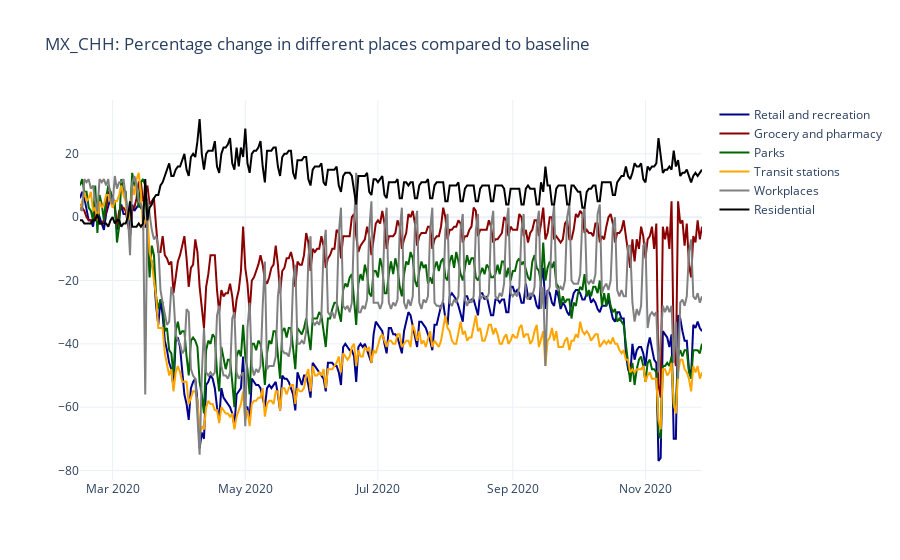

Source (notebook cell):
### Code cell
# Promedio de Chihuahua

EDO = 'MX_CHH'

fig = go.Figure()

fig.add_trace( go.Scatter( x = Mobility_MX[ Mobility_MX['key'] == EDO]['date'], 
                           y = Mobility_MX[ Mobility_MX['key'] == EDO]['mobility_retail_and_recreation'], 
                           name = 'Retail and recreation', 
                           line_color = 'darkblue' ) )

fig.add_trace( go.Scatter( x = Mobility_MX[ Mobility_MX['key'] == EDO]['date'], 
                           y = Mobility_MX[ Mobility_MX['key'] == EDO]['mobility_grocery_and_pharmacy'], 
                           name = 'Grocery and pharmacy', 
                           line_color = 'darkred' ) )

fig.add_trace( go.Scatter( x = Mobility_MX[ Mobility_MX['key'] == EDO]['date'], 
                           y = Mobility_MX[ Mobility_MX['key'] == EDO]['mobility_parks'], 
                           name = 'Parks', 
                           line_color = 'darkgreen' ) )

fig.add_trace( go.Scatter( x = Mobility_MX[ Mobility_MX['key'] == EDO]['date'], 
                           y = Mobility_MX[ Mobility_MX['key'] == EDO]['mobility_transit_stations'], 
                           name = 'Transit stations', 
                           line_color = 'orange' ) )

fig.add_trace( go.Scatter( x = Mobility_MX[ Mobility_MX['key'] == EDO]['date'], 
                           y = Mobility_MX[ Mobility_MX['key'] == EDO]['mobility_workplaces'], 
                           name = 'Workplaces', 
                           line_color = 'gray' ) )

fig.add_trace( go.Scatter( x = Mobility_MX[ Mobility_MX['key'] == EDO]['date'], 
                           y = Mobility_MX[ Mobility_MX['key'] == EDO]['mobility_residential'], 
                           name = 'Residential', 
                           line_color = 'black' ) )

fig.update_layout(template = 'plotly_white', # "plotly", "plotly_white", "ggplot2", "seaborn", "simple_white", "none"
                  title = EDO + ': Percentage change in different places compared to baseline')

fig.show()

### Figure 1 — Plotly figure (JSON) as saved in the notebook; plotly's stock layout.template omitted (floating-point values rounded to 4 significant figures; data arrays with more than 128 entries replaced by an {"elided": "..."} marker saying what was removed)
{"data": [{"line": {"color": "darkblue"}, "name": "Retail and recreation", "type": "scatter", "x": {"elided": "287 str values"}, "y": {"elided": "287 int values"}}, {"line": {"color": "darkred"}, "name": "Grocery and pharmacy", "type": "scatter", "x": {"elided": "287 str values"}, "y": {"elided": "287 int values"}}, {"line": {"color": "darkgreen"}, "name": "Parks", "type": "scatter", "x": {"elided": "287 str values"}, "y": {"elided": "287 int values"}}, {"line": {"color": "orange"}, "name": "Transit stations", "type": "scatter", "x": {"elided": "287 str values"}, "y": {"elided": "287 int values"}}, {"line": {"color": "gray"}, "name": "Workplaces", "type": "scatter", "x": {"elided": "287 str values"}, "y": {"elided": "287 int values"}}, {"line": {"color": "black"}, "name": "Residential", "type": "scatter", "x": {"elided": "287 str values"}, "y": {"elided": "287 int values"}}], "layout": {"title": {"text": "MX_CHH: Percentage change in different places compared to baseline"}}}
